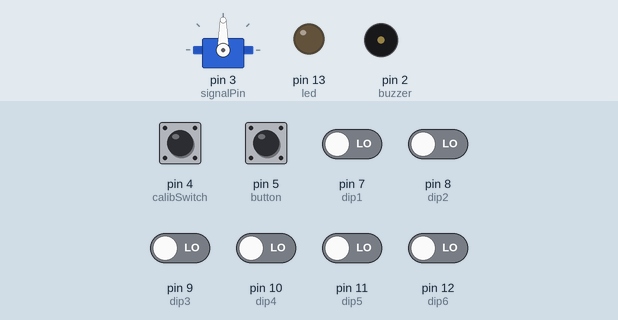
A sketch run on a simulated Arduino Uno, built with avr-gcc and run on an emulated ATmega328P. On the bench: servo, output pins drawn as LEDs (lit = HIGH), buzzer (waves = sounding). The inputs (shaded band) are chosen by the test bench; at power-on: pin 5 (button) HIGH, pin 4 (calibSwitch), pin 7 (dip1), pin 8 (dip2), pin 9 (dip3), pin 10 (dip4), pin 11 (dip5), pin 12 (dip6) LOW.

Above: at 0.9 s.
At 2.72 s:
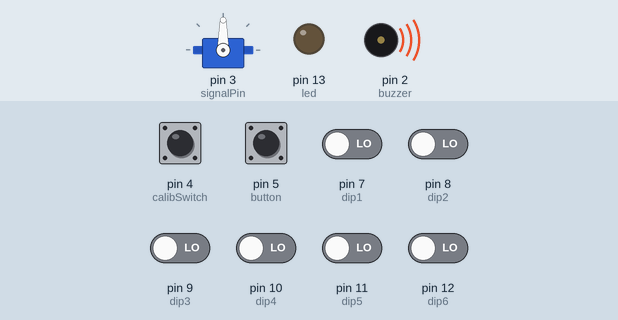
At 8.7 s:
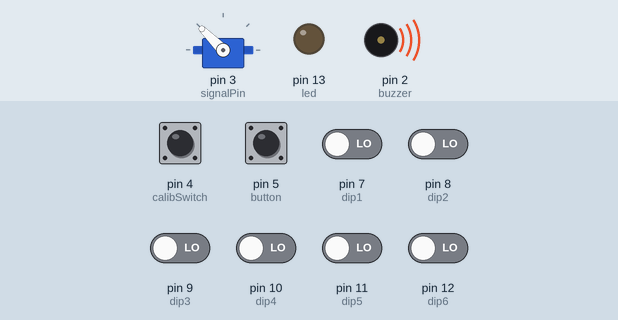
At 10.7 s:
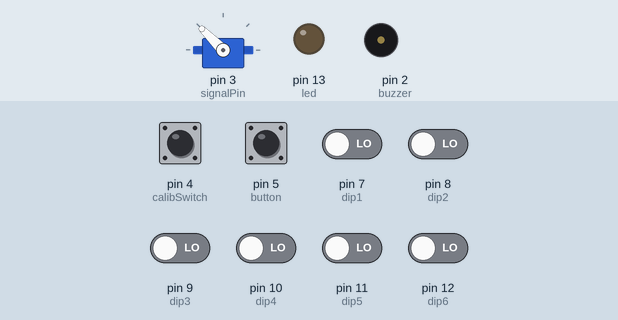
Timing chart, 0 to 12.2 s (numbered marks = the images above):
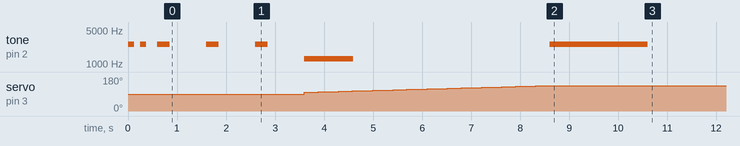

Measured:
- by itself, servo on pin 3 (signalPin): moves from 90° to 135° over 5.0 s
- by itself, tone on pin 2 (buzzer): plays 2560 Hz for 0.13 s, 2560 Hz for 0.13 s, 2560 Hz for 0.25 s, 2560 Hz for 0.25 s, 2560 Hz for 0.25 s, 1280 Hz for 1.0 s … (7 notes in this stretch)

The sketch:

TetherCar.ino
```cpp
#include <Servo.h>
Servo throttle;

int led = 13;
int calibSwitch = 4;
int button = 5;
int signalPin = 3;
int buzzer = 2;
int full = 180;
int brake = 0;
int neutral = 90;
float currentThrottle = neutral / (full - brake);
float currentMin;
float currentMax;
long currentDur;


int dip1 = 7;
int dip2 = 8;
int dip3 = 9;
int dip4 = 10;
int dip5 = 11;
int dip6 = 12;

float minOptions[4] = {
	.1,
	.2,
	.3,
	.4
};
float maxOptions[4] = {
	.5,
	.75,
	.9,
	1
};
long durOptions[4] = {
	5000,
	10000,
	15000,
	20000
};

void setup()
{

	pinMode(calibSwitch, INPUT);
	pinMode(button, INPUT);
	pinMode(led, OUTPUT);
	pinMode(buzzer, OUTPUT);


	throttle.attach(signalPin);

}

void loop()
{


	if (digitalRead(calibSwitch) != LOW) {
		calibrationSound();
		calibrate();
	}
	else {
		readySound();
		waitForButton();
		config();
		startSound();
		race();
	}
	while (true) {
		// Halt
		delay(1000);
	}
	/* add main program code here */
	while (false) {
		//analogWrite(3, 0);
		//delay(500);
		//analogWrite(3, 255);
		//delay(500);
		for (int i = 0; i < 180; i += 1) {
			throttle.write(i);
			analogWrite(13, i);
			delay(10);
		}
		for (int i = 0; i < 180; i+= 1) {
			throttle.write(180 - i);
			analogWrite(13, 180 - i);
			delay(10);
		}


	}

}

void readySound() {
	int lowFreq = (1024 + 256) * 2;
	tone(buzzer, lowFreq, 125);
	delay(250);
	tone(buzzer, lowFreq, 125);
	delay(250);
}

void fullPowerSound() {
	int lowFreq = (1024 + 256) * 2;
	tone(buzzer, lowFreq, 2000);
	delay(2000);
}

void startSound() {
	int lowFreq = (1024 + 256) * 2;
	int lowDuration = 250;
	int interval = 1000;
	int highFreq = lowFreq / 2;

	for (int i = 0; i < 3; i++) {
		tone(buzzer, lowFreq, lowDuration);
		delay(lowDuration);
		delay(interval - lowDuration);
	}

	tone(buzzer, highFreq, interval);
}

void calibrationSound() {
	int lowFreq = 1024;
	int lowDuration = 125;
	int interval = 250;
	int highFreq = 2048;

	for (int i = 0; i < 4; i++) {
		tone(buzzer, lowFreq, lowDuration);
		delay(lowDuration);
		delay(interval - lowDuration);

		tone(buzzer, highFreq, lowDuration);
		delay(lowDuration);
		delay(interval - lowDuration);
	}
}


void blink(int count) {
	int low = 50;
	int high = 255;
	analogWrite(led, 0);
	delay(500);
	analogWrite(led, low);
	delay(500);
	for (int i = 0; i < count; i++) {
		analogWrite(led, low);
		delay(133);
		analogWrite(led, high);
		delay(133);
		analogWrite(led, low);
		delay(133);
	}
	delay(500);
	analogWrite(led, 0);
}

void waitForButton() {
	while (digitalRead(button) == LOW) {}
	delay(100);
}

void calibrate() {
	// Calibration
	throttle.write(full); // Wide open

	waitForButton();
	blink(1);

	throttle.write(brake); // Full brake

	waitForButton();
	blink(2);

	throttle.write(neutral);

	// Calibration complete
}

void race() {
	rampThrottle(currentMin, 0);
	rampThrottle(currentMax, currentDur);
	fullPowerSound();
	delay(120000);
	blink(10);
	rampThrottle(0, 1000);
	blink(1000000);
}

void rampThrottle(float target, long duration) {
	long start = millis();
	long now;
	float elapsed;
	float progress;
	float fDuration = duration;
	float newThrottle;
	float delta = target - currentThrottle;
	do {
		now = millis();
		elapsed = now - start;
		progress = elapsed / fDuration;
		newThrottle = currentThrottle + (delta * progress);
		setThrottle(newThrottle);
	} while (now < start + duration);
	setThrottle(target);
	currentThrottle = target;
}

void setThrottle(float newThrottle) {
	analogWrite(led, 255 * newThrottle);
	throttle.write(neutral + ((full - neutral) * newThrottle));
}

void config() {
	int iMin = digitalRead(dip1) * 2 + digitalRead(dip2);
	int iMax = digitalRead(dip3) * 2 + digitalRead(dip4);
	int iDur = digitalRead(dip5) * 2 + digitalRead(dip6);
	currentMin = minOptions[iMin];
	currentMax = maxOptions[iMax];
	currentDur = durOptions[iDur];

	//blink(iMin);
	//blink(iMax);
	//blink(iDur);
}

void setPwmFrequency(int pin, int divisor) {
  byte mode;
  if(pin == 5 || pin == 6 || pin == 9 || pin == 10) {
    switch(divisor) {
      case 1: mode = 0x01; break;
      case 8: mode = 0x02; break;
      case 64: mode = 0x03; break;
      case 256: mode = 0x04; break;
      case 1024: mode = 0x05; break;
      default: return;
    }
    if(pin == 5 || pin == 6) {
      TCCR0B = TCCR0B & 0b11111000 | mode;
    } else {
      TCCR1B = TCCR1B & 0b11111000 | mode;
    }
  } else if(pin == 3 || pin == 11) {
    switch(divisor) {
      case 1: mode = 0x01; break;
      case 8: mode = 0x02; break;
      case 32: mode = 0x03; break;
      case 64: mode = 0x04; break;
      case 128: mode = 0x05; break;
      case 256: mode = 0x06; break;
      case 1024: mode = 0x7; break;
      default: return;
    }
    //TCCR2B = TCCR2B & 0b11111000 | mode;
  }
}
```
